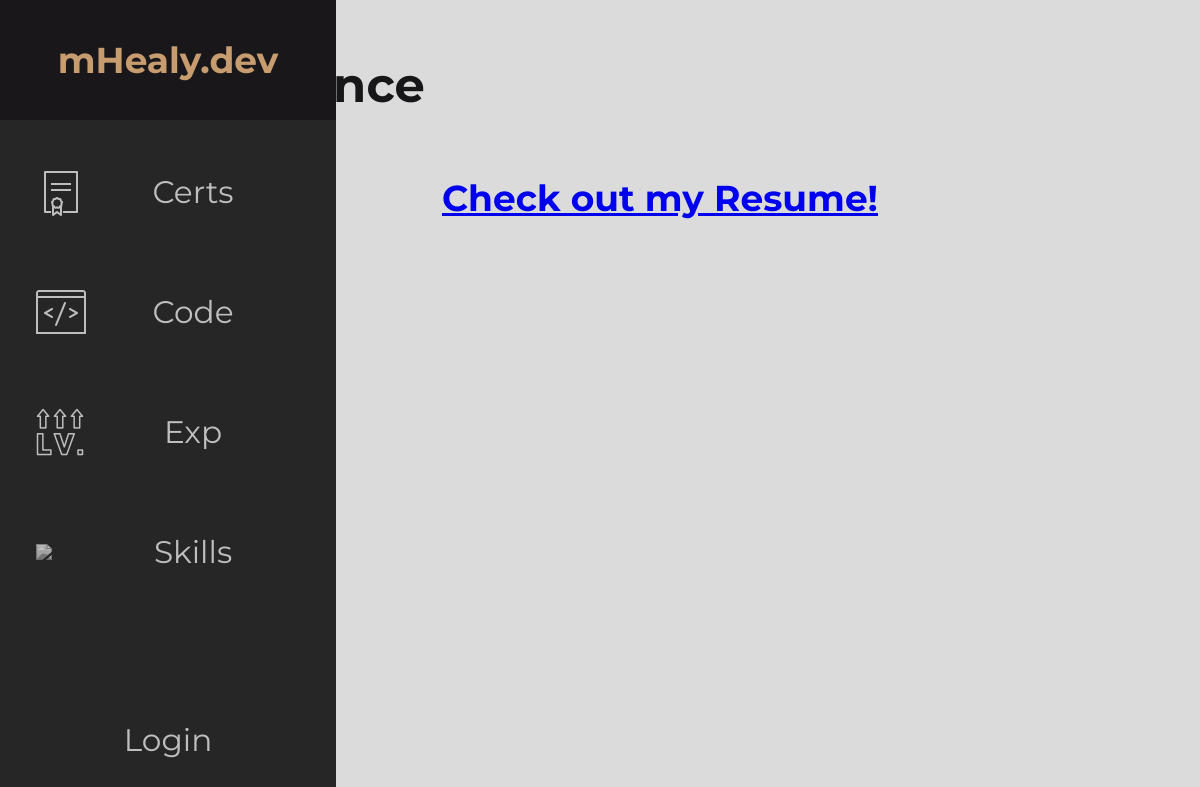
Before: /exp/ with the older database file.
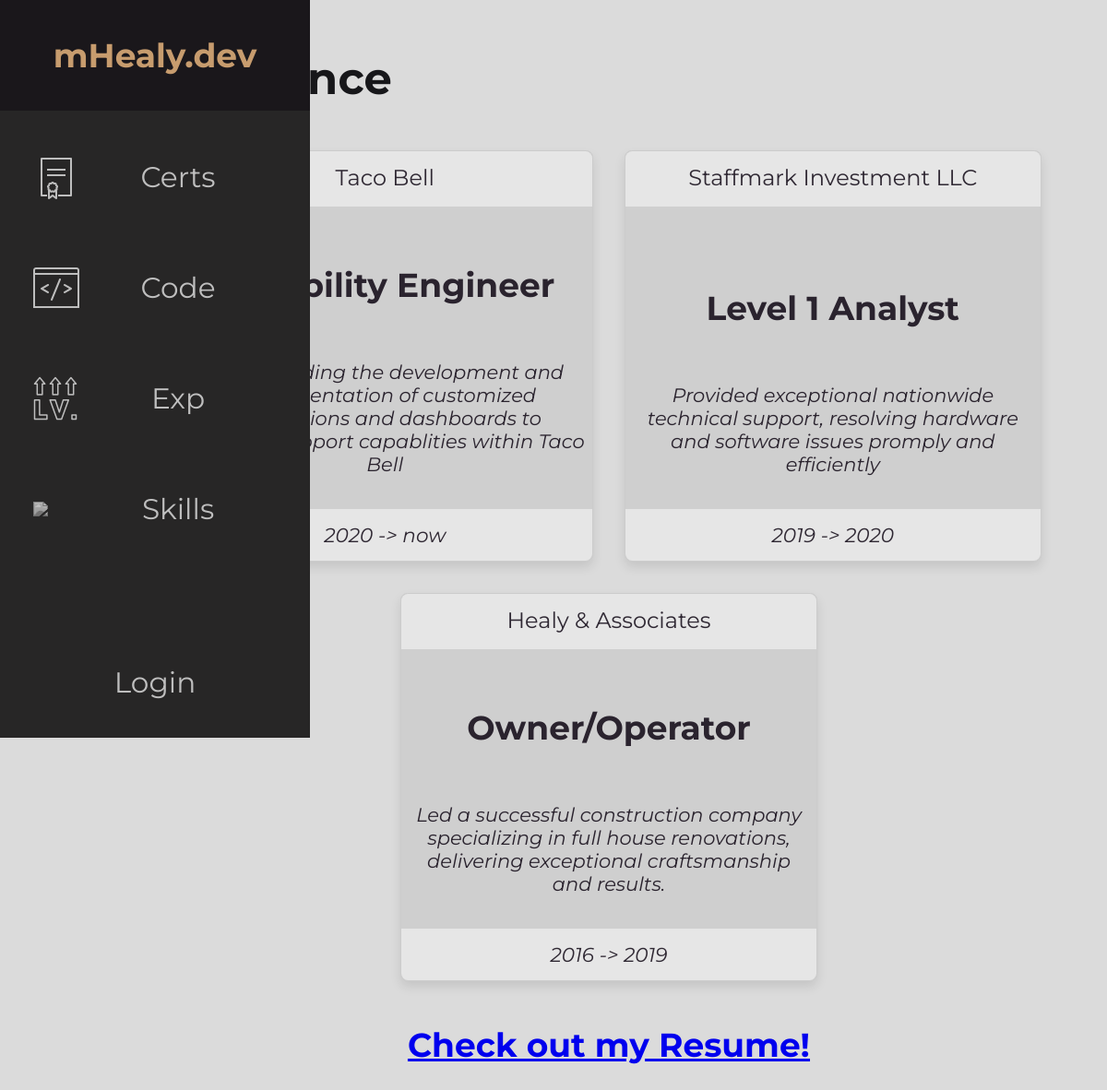
After: the same page with the newer database file.
### portfolio/models.py (models this page shows, shortened)
class Exp(models.Model):
    company = models.CharField(
        verbose_name="Company", max_length=256)
    position = models.CharField(
        verbose_name="Position", max_length=256, default=None)
    description = models.CharField(
        verbose_name="Description", max_length=2048, default=None)
    start_year = models.CharField(
        verbose_name="Start Year", max_length=4)
    end_year = models.CharField(
        verbose_name="End Year", max_length=4, default="now")
    link = models.URLField(verbose_name="Link",
                           max_length=256, default="https://mhealy.dev")
    class Meta:
        ordering = ["-pk"]
        verbose_name = "Exp"

### portfolio/views.py (the view)
# urls.py: path("exp/", views.Exp.as_view(), name="exp"),
class Exp(ListView):
    model = models.Exp
    template_name = 'portfolio/exp.html'

### portfolio/templates/portfolio/exp.html (shortened to what this page needs)
{% extends "base.html" %}
{% block head %}
{% load static %}
{% endblock %}
{% block content %}
<main>
  <h1>Experience
  </h1>
  <div class="div__pt">
    <div class="div__ctr">
      {% for item in object_list reversed %}
      <div class="card bd--shadow  align--center">
        <div class="card__hd">
          <div class="card__hd--txt">{{item.company}}</div>
        </div>
        <div class="card__bd align--center">
          <h5 class="card__ttl">{{item.position}}</h5>
          <p class="card__txt">{{item.description}}</p>
        </div>
        <div class="card__ft">
          {{item.start_year}} -> {{item.end_year}}
        </div>
      </div>
      {% endfor %}
    </div>
  </div>
  <div class="div__pt">
    <div class="div__ctr">
      <div>
        <h2 class=""><a href="https://github.com/mhealy-dev/Resume/blob/main/Resume.pdf">Check out my Resume!</a></h2>
      </div>
    </div>
  </div>
</main>
{% endblock %}

### portfolio/templates/base.html (shortened to what this page needs)
<!DOCTYPE html>
<html>
<head>
  {% load static %}
  <link rel="stylesheet" href="{% static 'portfolio/css/style.css' %}">
</head>
<body>
  <nav class="nav-bar">
    <ul class="nav-bar__list">
      <li class="logo">
        <a href="{% url 'portfolio:home' %}" class="nav-bar__link">
          <span class="nav-bar__link--txt logo__txt">mHealy.dev</span>
        </a>
      </li>
      <li class="nav-bar__item">
        <a href="{% url 'portfolio:certs' %}" class="nav-bar__link">
          <span class="nav-bar__icon">
            <img src="{% static 'portfolio/images/cert-icon-1.png' %}">
          </span>
          <span class="nav-bar__link--txt">Certs</span>
        </a>
      </li>
      <li class="nav-bar__item">
        <a href="{% url 'portfolio:code' %}" class="nav-bar__link">
          <span class="nav-bar__icon">
            <img src="{% static 'portfolio/images/code-icon.png' %}">
          </span>
          <span class="nav-bar__link--txt">Code</span>
        </a>
      </li>
      <li class="nav-bar__item">
        <a href="{% url 'portfolio:exp' %}" class="nav-bar__link">
          <span class="nav-bar__icon">
            <img src="{% static 'portfolio/images/exp-icon-1.png' %}">
          </span>
          <span class="nav-bar__link--txt">Exp</span>
        </a>
      </li>
      <li class="nav-bar__item">
        <a href="{% url 'portfolio:skills' %}" class="nav-bar__link">
          <span class="nav-bar__icon">
            <img src="{% static 'portfolio/images/skills-icon.png' %}">
          </span>
          <span class="nav-bar__link--txt">Skills</span>
        </a>
      </li>
      <li class="nav-bar__item">
        <a
          {% if user.is_authenticated %}
            href="{% url 'portfolio:logout' %}"
          {% else %}
            href="{% url 'portfolio:login' %}"
          {% endif %}
          class="nav-bar__link">
          {% if user.is_authenticated %}
            <span class="nav-bar__link--txt center">{{ user.username|title }}</span>
          {% else %}
            <span class="nav-bar__link--txt center">Login</span>
          {% endif %}
        </a>
      </li>
    </ul>
  </nav>
  {% block content %}
  {% endblock %}
</body>
</html>

### portfolio/static/portfolio/css/style.css (style rules this page uses)
* { font-family: 'Montserrat'; }
:root { font-size: 24px; font-family: 'Montserrat' ; --bg-primary: #2a232e; --bg-secondary: #1a171b; --bd-primary: #dbdbdb; --card-bd-primary: #cfcfcf; --card-txt-primary: #2f2833; --txt-primary: #e6e6e6; --txt-secondary: #C79C6E; --transition-speed: 600ms; }
body { background-color: var(--bd-primary); color: #17171a; margin: 0; padding: 0; }
main { margin-left: 5rem; padding: 1rem; }
.align--center { color:var(--bg-primary); margin:auto; text-align: center; width:auto; }
.bd--shadow { border: 2px solid black; box-shadow: 0 20px 20px rgba(0, 0, 0, 0.2); }
.card { background-color: var(--card-bd-primary); border: 1px solid #ccc; border-radius: 0.3125rem; box-shadow: 0 0.25rem 0.5rem rgba(0, 0, 0, 0.1); cursor: default; display: flex; flex-direction: column; margin: .7rem; width: 18.75rem; }
.card__bd { align-items: center; background-color: var(--card-bd-primary); justify-content: space-between; padding: 0.325rem; margin-bottom: .3rem; }
.card__ft { background-color: var(--txt-primary); border-bottom-left-radius: 0.3125rem; border-bottom-right-radius: 0.3125rem; box-sizing: border-box; color: var(--card-txt-primary); font-size: .9rem; font-style: italic; padding: 0.625rem; width: 100%; }
.card__hd { background-color: var(--txt-primary); border-top-left-radius: 0.3125rem; border-top-right-radius: 0.3125rem; box-sizing: border-box; color: var(--card-txt-primary); font-size: 1rem; min-height: 2.5rem; padding: 0.325rem; width: 100%; }
.card__hd--txt { font-size: 1rem; padding: 0.125rem; padding-top: 1.5%; }
.card__txt { font-size: 0.875rem; font-style: italic; }
.card__ttl { font-size: 1.5rem; font-weight: bold; justify-content: center; margin-top: 2.3rem; }
.div__ctr { display: flex; flex-direction: row; flex-wrap: wrap; justify-content: center; margin:auto; width:auto; }
.div__pt { display: grid; grid-template-columns: auto repeat(2, auto); grid-template-rows: repeat(auto-fit, auto); justify-content: center; margin:auto; max-width: fit-content; width:auto; }
.logo { background: var(--bg-secondary); color: var(--txt-secondary); font-weight: bold; height: 5rem; margin-bottom: .5rem; text-align: center; width: 100%; }
.logo__txt { display: inline; font-size: 1.5rem; left: 50%; line-height: 5rem; position: absolute; top: 0; transform: translateX(-50%); transition: var(--transition-speed); }
.nav-bar { background-color: #272626; color: #fff; height: 100vh; position: fixed; transition: width 600ms ease; width: 5rem; }
.nav-bar__icon { align-items: center; display: flex; height: 50px; justify-content: flex; width: 50px; }
.nav-bar__icon img { position: absolute; left: 1.5rem; top: 50%; transform: translateY(-50%); }
.nav-bar__item { width: 100%; }
.nav-bar__item:last-child { margin-top: auto; }
.nav-bar__list { align-items: flex-start; color: #fff; display: flex; flex-direction: column; height: 100%; list-style: none; margin: 0; padding: 0; }
.nav-bar__link { color: #fff; display: flex; filter: grayscale(100%) opacity(0.7); font-size: 1.3rem; height: 5rem; justify-content: center; line-height: 5rem; text-decoration: none; transition: 600ms; }
.nav-bar__link--txt { display: none; }

Changed rows visible on the page:
added Exp: company "Taco Bell", position "Reliability Engineer", description "Spearheading the development and implementation of customized applications and dashboards to enhance support capablities within Taco Bell", start_year "2020", end_year "now"
added Exp: company "Staffmark Investment LLC", position "Level 1 Analyst", description "Provided exceptional nationwide technical support, resolving hardware and software issues promply and efficiently", start_year "2019", end_year "2020"
added Exp: company "Healy & Associates", position "Owner/Operator", description "Led a successful construction company specializing in full house renovations, delivering exceptional craftsmanship and results.", start_year "2016", end_year "2019"
